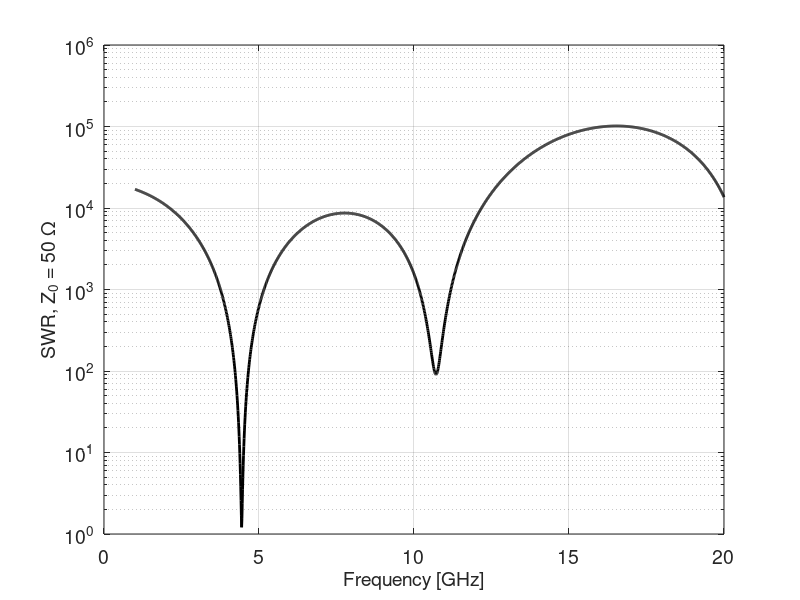
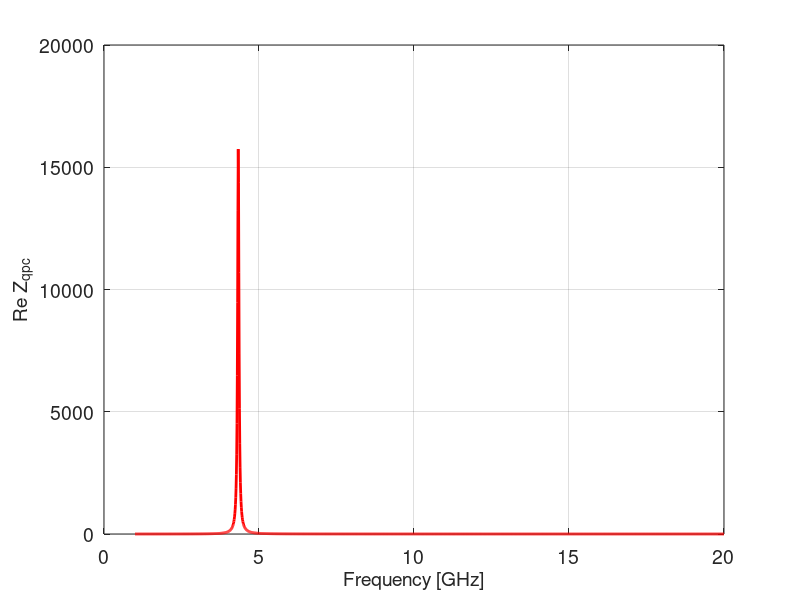
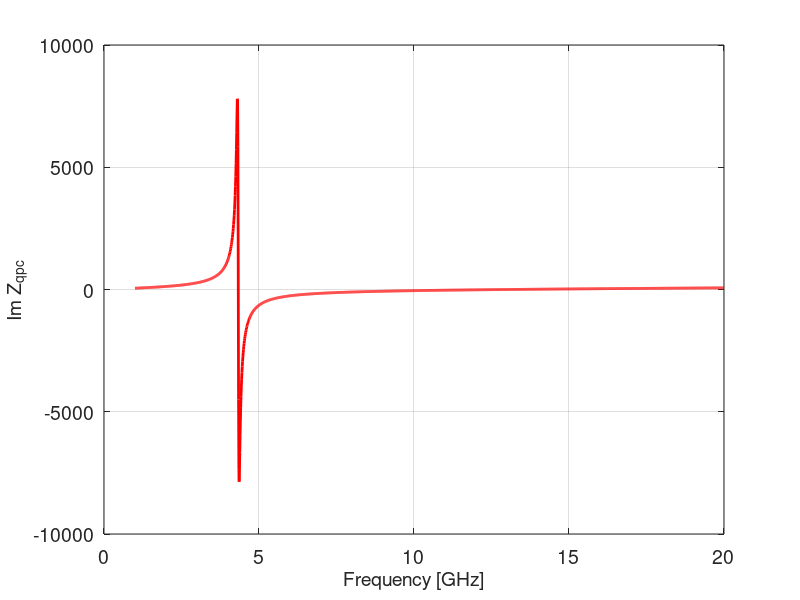

Source code (MATLAB) for these figures, in order:


%Matching to a QPC with a high-impedance quarter wave line


%frequency range
f = 1e9:1e7:20e9;

%wire bonds
L1 = 0e-9;          %board to chip
L2 = 1e-9;          %chip to qpc

Cg = 150e-15;       %ground cap to qpc

Rqpc = 20e3;        %qpc impedance

ZL = 1000;         %transmission line 
f0 = 5.3e9;

Z0 = 50;

%%%%%%%

om = 2*pi*f;
bl = pi*f/2/f0;


Z1 = 1i*om*L2 + 1./(1i*om*Cg + 1/Rqpc);

Z1 = 1./(1./Z1 + 1./(1i*om*8e-9));

Ztl = ZL*(Z1 + 1i*ZL*tan(bl))./(ZL + 1i*Z1.*tan(bl));

Zin = 1i*om*L1 + Ztl;


Gamma = (Zin-Z0)./(Zin+Z0);

SWR = (1+abs(Gamma))./(1-abs(Gamma));

[FF, CC] = meshgrid(f, ZL);

figure(1);
semilogy(f/1e9, SWR, 'k-', 'LineWidth', 2);
grid on;
set(gca, 'FontSize', 14);
xlabel('Frequency [GHz]', 'FontSize', 14);
ylabel('SWR, Z_0 = 50 \Omega', 'FontSize', 14);

figure(2);
plot(f/1e9, real(Z1), 'r-', 'LineWidth', 2);
grid on;
set(gca, 'FontSize', 14);
xlabel('Frequency [GHz]', 'FontSize', 14);
ylabel('Re Z_{qpc}', 'FontSize', 14);


figure(3);
plot(f/1e9, imag(Z1), 'r-', 'LineWidth', 2);
grid on;
set(gca, 'FontSize', 14);
xlabel('Frequency [GHz]', 'FontSize', 14);
ylabel('Im Z_{qpc}', 'FontSize', 14);

